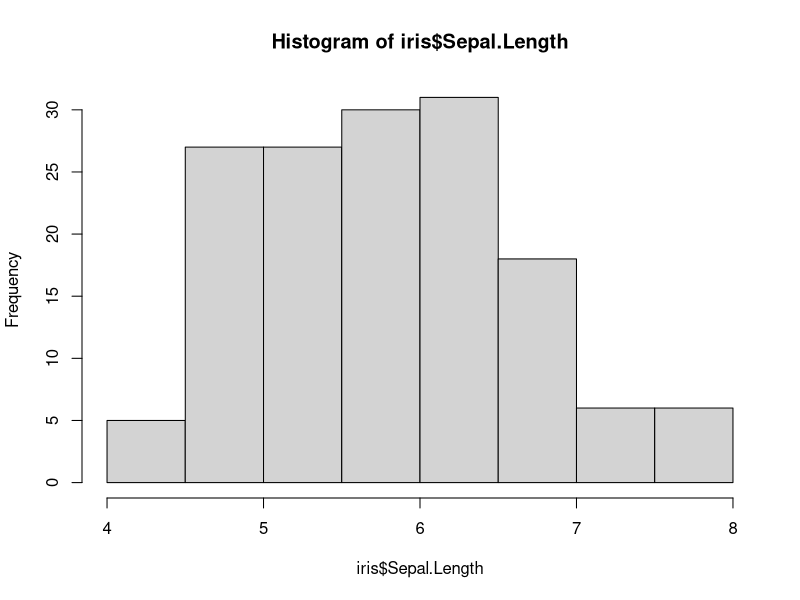
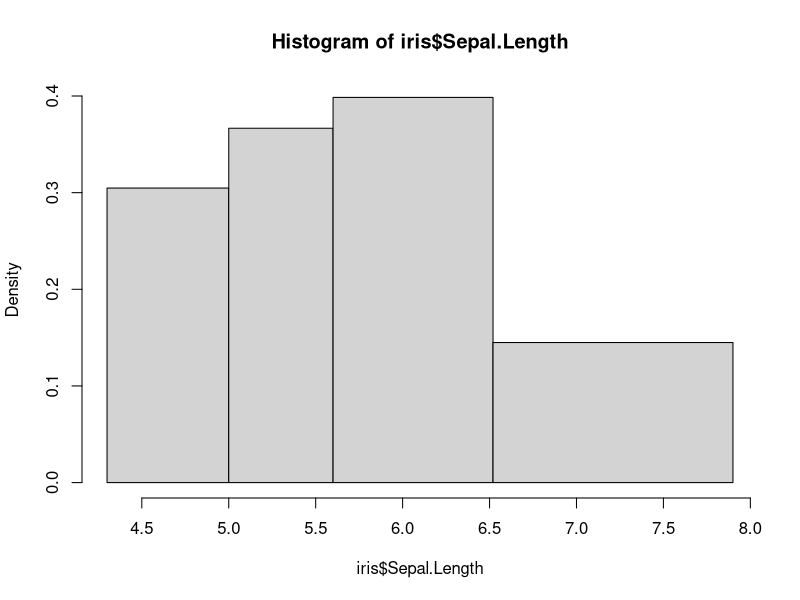
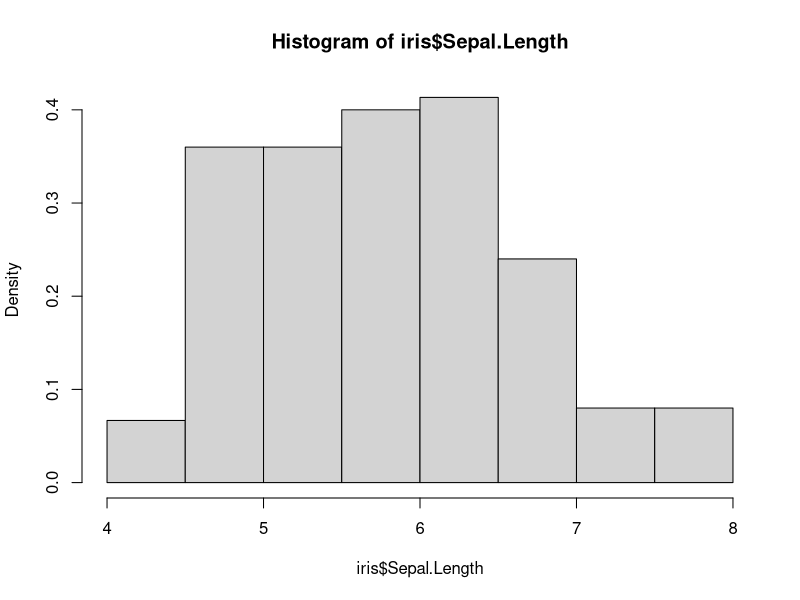
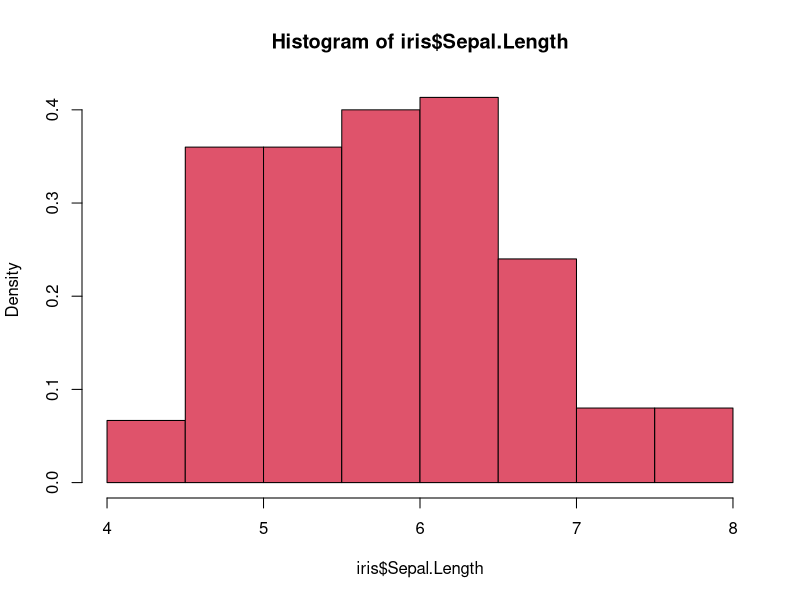
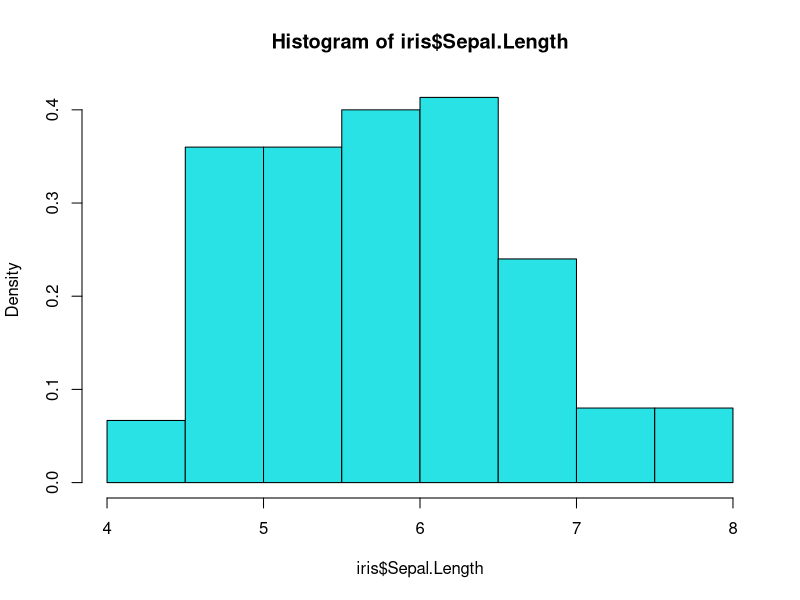
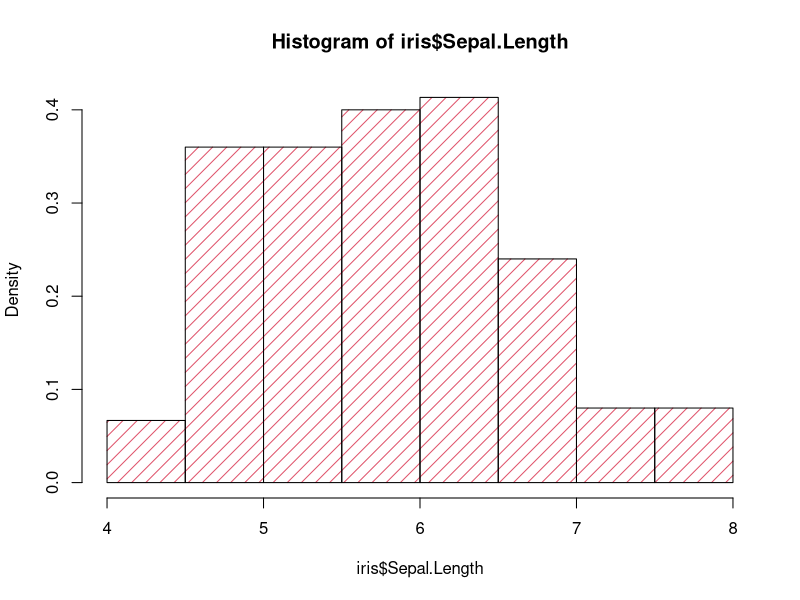
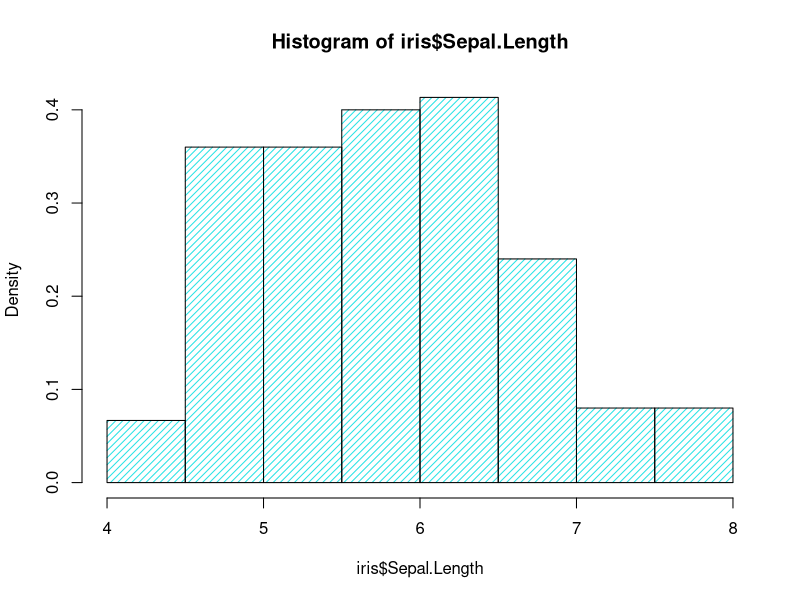
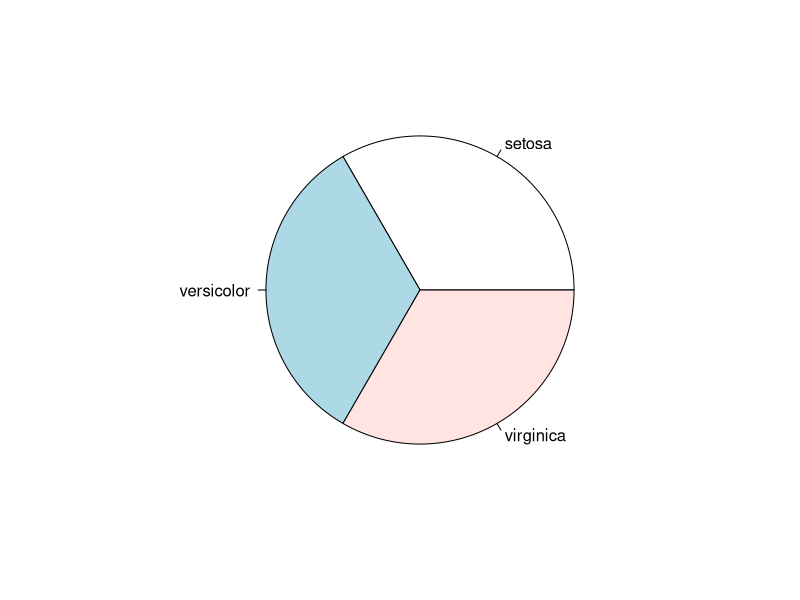

These figures' R source, in order:
#Ver datos
dim(iris)
names(iris)
str(iris)
iris[1:5,]
iris[1:10,"Sepal.Length"]
iris$Sepal.Length[1:10]
#Estadistica descriptiva unidimensional
summary(iris)
quantile(iris$Sepal.Length)
quantile(iris$Sepal.Length, c(0.20,0.40,0.80))
#Gr?ficas unidimensionales
#Ejemplos de histogramas
hist(iris$Sepal.Length)
hist(iris$Sepal.Length,breaks=c(4.3,5.,5.60,6.52,7.9))
hist(iris$Sepal.Length,freq=FALSE)
hist(iris$Sepal.Length,freq=FALSE,col=2,border=1)
hist(iris$Sepal.Length,freq=FALSE,col=5,border=1)
hist(iris$Sepal.Length,freq=FALSE,density=10,col=2,border=1)
hist(iris$Sepal.Length,freq=FALSE,density=20,col=5,border=1)
#Ejemplos de calculo de frecstr(irisuencias
#Frecuencias absolutas
#variables discretas
# a Species se le puede aplicar table porque puede ser considerada de "tipo factor"
tab=table(iris$Species)
pie(tab)
barplot(tab)
#variables contiuas
# Para hacer un histograma simple
hist(iris$Sepal.Length)
# Para capturar una distribuci?n de frecuencias absolutas a gusto  
# Se genera una variable de tipo factor y se aplica table a la misma
factsl=factor(cut(iris$Sepal.Length, breaks=4.50+0.25*(0:14)))
table(factsl)
barplot(table(factsl))
#frecuencias relativas
#Simple funcion de densidad
plot(density(iris$Sepal.Length))
#calculo de distribuci?n de frecuencias
rela=table(factsl)/length(iris$Sepal.Length)
plot(rela,col=3)
#frecuencias acumulativas
freac=cumsum(table(factsl))
freac
freacr=(freac/length(iris$Sepal.Length))*100
freacr
barplot(freacr)
plot(freacr)

 
